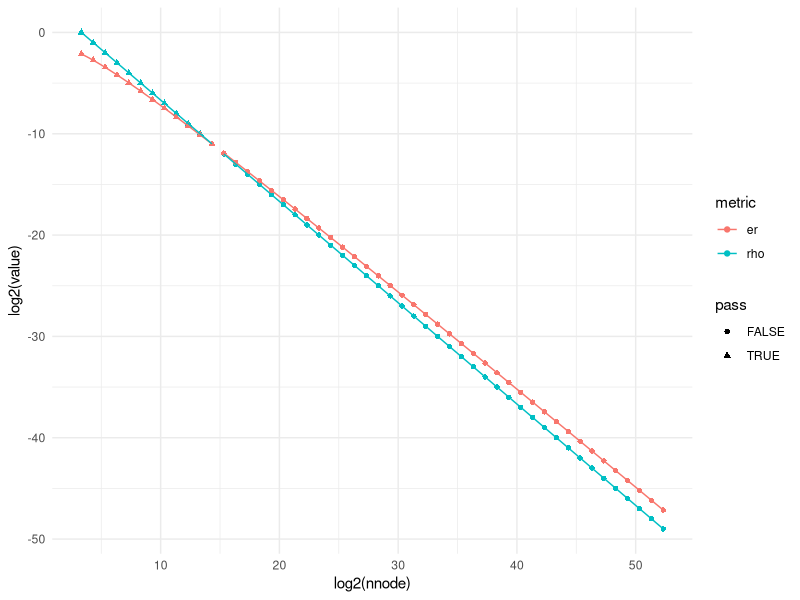

Source code (R):
## ---- chunk 1
library(tidyverse)
## ---- chunk 2
x <- 10
n <- 50

deg = 10

nnode_list <- x * 2^(0:(n - 1))
rho_list <- deg / nnode_list
er_list <- log(nnode_list) / nnode_list

# mean(rho_list > er_list)
## ---- chunk 3
df <- data.frame(rho=rho_list, er=er_list, nnode=nnode_list) %>%
  mutate(pass = rho_list > er_list,
         conn = (nnode^2)*rho) %>%
  pivot_longer(cols = c(rho, er), names_to = "metric", values_to = "value")

ggplot(df, aes(x=log2(nnode), y=log2(value), color=metric, shape=pass)) +
  geom_point() +
  geom_line() +
  theme_minimal()
## ---- chunk 4
